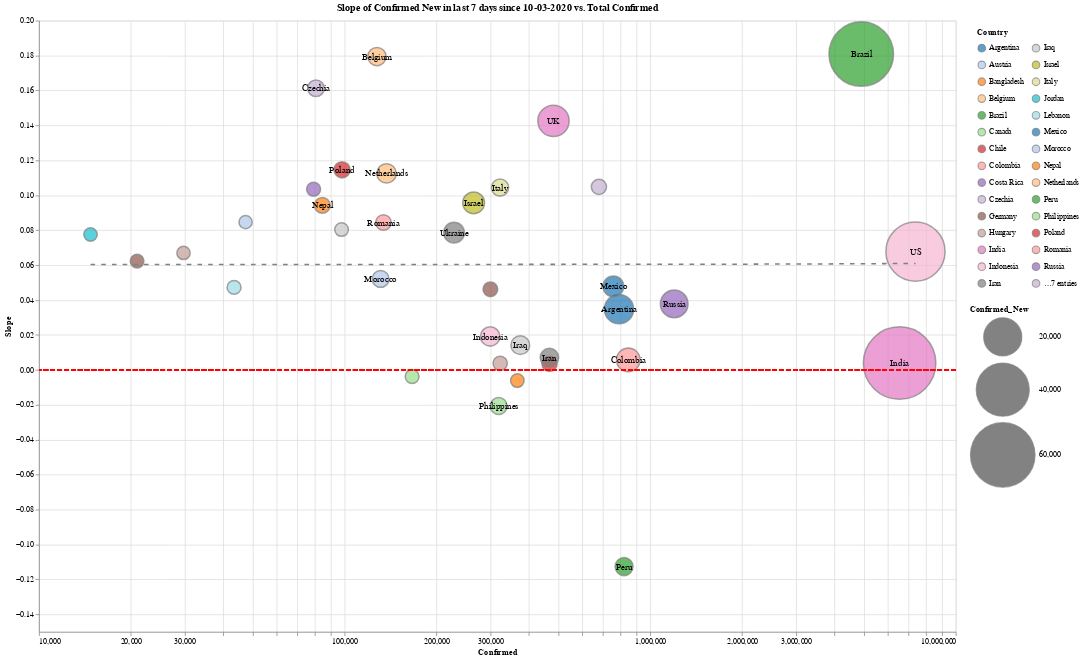

This figure's notebook cell:
### Markdown cell above
# Country Level

### Code cell
slope_chart(country_level, 'Country', 0, xscale='log', limit=1000, scale=3, window=7).properties(
    width=1200,
    height=800
).interactive()

### Figure 1 — Vega-Lite specification as saved in the notebook (floating-point values rounded to 4 significant figures)
{"config": {"view": {"continuousWidth": 400, "continuousHeight": 300}}, "layer": [{"mark": {"type": "point", "filled": true, "stroke": "grey"}, "encoding": {"color": {"type": "nominal", "field": "Country", "legend": {"clipHeight": 20, "columns": 2, "padding": 10}, "scale": {"scheme": "category20"}}, "size": {"type": "quantitative", "field": "Confirmed_New", "scale": {"domain": [1058.0, 75830.0], "range": [300, 9000]}}, "tooltip": [{"type": "nominal", "field": "Country"}, {"type": "quantitative", "field": "Confirmed"}, {"type": "quantitative", "field": "Slope"}, {"type": "quantitative", "field": "Confirmed_New"}], "x": {"type": "quantitative", "axis": {"offset": 0}, "field": "Confirmed", "scale": {"type": "log"}}, "y": {"type": "quantitative", "axis": {"title": "Slope"}, "field": "Slope"}}, "selection": {"selector001": {"type": "interval", "bind": "scales", "encodings": ["x", "y"]}}, "title": "Slope of Confirmed New in last 7 days since 10-03-2020 vs. Total Confirmed"}, {"mark": "text", "encoding": {"color": {"value": "black"}, "size": {"value": 12}, "text": {"type": "nominal", "field": "Country"}, "tooltip": [{"type": "nominal", "field": "Country"}, {"type": "quantitative", "field": "Confirmed"}, {"type": "quantitative", "field": "Slope"}, {"type": "quantitative", "field": "Confirmed_New"}], "x": {"type": "quantitative", "axis": {"offset": 0}, "field": "Confirmed", "scale": {"type": "log"}}, "y": {"type": "quantitative", "axis": {"title": "Slope"}, "field": "Slope"}}, "title": "Slope of Confirmed New in last 7 days since 10-03-2020 vs. Total Confirmed", "transform": [{"filter": "(datum['Confirmed_New'] > 2000)"}]}, {"mark": {"type": "line", "strokeDash": [6, 8]}, "encoding": {"color": {"value": "grey"}, "size": {"value": 2}, "tooltip": [{"type": "nominal", "field": "Country"}, {"type": "quantitative", "field": "Confirmed"}, {"type": "quantitative", "field": "Slope"}, {"type": "quantitative", "field": "Confirmed_New"}], "x": {"type": "quantitative", "axis": {"offset": 0}, "field": "Confirmed", "scale": {"type": "log"}}, "y": {"type": "quantitative", "axis": {"title": "Slope"}, "field": "Slope"}}, "title": "Slope of Confirmed New in last 7 days since 10-03-2020 vs. Total Confirmed", "transform": [{"on": "Confirmed", "regression": "Slope", "method": "poly", "order": 1}]}, {"mark": {"type": "rule", "color": "red", "strokeDash": [6, 3]}, "encoding": {"y": {"type": "quantitative", "axis": {"title": ""}, "field": "a"}}, "transform": [{"calculate": "0", "as": "a"}]}], "data": {"name": "data-0781e33b410ad4e933e4d9db4e53aa14"}, "height": 800, "width": 1200, "$schema": "https://vega.github.io/schema/vega-lite/v4.8.1.json", "datasets": {"data-0781e33b410ad4e933e4d9db4e53aa14": [{"Country": "Argentina", "Date": "10-03-2020", "Confirmed": 790800.0, "Deaths": 20800.0, "Recovered": 626100.0, "Confirmed_New": 11130.0, "Deaths_New": 196.0, "Recovered_New": 11600.0, "Active": 143900.0, "Slope": 0.03478}, {"Country": "Austria", "Date": "10-03-2020", "Confirmed": 47430.0, "Deaths": 809.0, "Recovered": 38040.0, "Confirmed_New": 1058.0, "Deaths_New": 6.0, "Recovered_New": 859.0, "Active": 8578.0, "Slope": 0.0846}, {"Country": "Bangladesh", "Date": "10-03-2020", "Confirmed": 367600.0, "Deaths": 5325.0, "Recovered": 280100.0, "Confirmed_New": 1182.0, "Deaths_New": 20.0, "Recovered_New": 1442.0, "Active": 82170.0, "Slope": -0.006129}, {"Country": "Belgium", "Date": "10-03-2020", "Confirmed": 127600.0, "Deaths": 10040.0, "Recovered": 19640.0, "Confirmed_New": 3389.0, "Deaths_New": 7.0, "Recovered_New": 124.0, "Active": 97930.0, "Slope": 0.1794}, {"Country": "Brazil", "Date": "10-03-2020", "Confirmed": 4907000.0, "Deaths": 146000.0, "Recovered": 4361000.0, "Confirmed_New": 59740.0, "Deaths_New": 1307.0, "Recovered_New": 61450.0, "Active": 399700.0, "Slope": 0.1809}, {"Country": "Canada", "Date": "10-03-2020", "Confirmed": 166400.0, "Deaths": 9488.0, "Recovered": 140700.0, "Confirmed_New": 1306.0, "Deaths_New": 22.0, "Recovered_New": 894.0, "Active": 16160.0, "Slope": -0.003811}, {"Country": "Chile", "Date": "10-03-2020", "Confirmed": 468500.0, "Deaths": 12920.0, "Recovered": 440900.0, "Confirmed_New": 1881.0, "Deaths_New": 52.0, "Recovered_New": 1274.0, "Active": 14670.0, "Slope": 0.003437}, {"Country": "Colombia", "Date": "10-03-2020", "Confirmed": 848100.0, "Deaths": 26560.0, "Recovered": 757800.0, "Confirmed_New": 6615.0, "Deaths_New": 159.0, "Recovered_New": 3848.0, "Active": 63790.0, "Slope": 0.005732}, {"Country": "Costa Rica", "Date": "10-03-2020", "Confirmed": 79180.0, "Deaths": 950.0, "Recovered": 45010.0, "Confirmed_New": 1353.0, "Deaths_New": 20.0, "Recovered_New": 2386.0, "Active": 33220.0, "Slope": 0.1035}, {"Country": "Czechia", "Date": "10-03-2020", "Confirmed": 80600.0, "Deaths": 711.0, "Recovered": 39070.0, "Confirmed_New": 2554.0, "Deaths_New": 12.0, "Recovered_New": 4041.0, "Active": 40820.0, "Slope": 0.1613}, {"Country": "Germany", "Date": "10-03-2020", "Confirmed": 300000.0, "Deaths": 9531.0, "Recovered": 260900.0, "Confirmed_New": 1653.0, "Deaths_New": 13.0, "Recovered_New": 1194.0, "Active": 29580.0, "Slope": 0.04613}, {"Country": "Hungary", "Date": "10-03-2020", "Confirmed": 29720.0, "Deaths": 812.0, "Recovered": 6824.0, "Confirmed_New": 1086.0, "Deaths_New": 14.0, "Recovered_New": 475.0, "Active": 22080.0, "Slope": 0.06697}, {"Country": "India", "Date": "10-03-2020", "Confirmed": 6549000.0, "Deaths": 101800.0, "Recovered": 5510000.0, "Confirmed_New": 75830.0, "Deaths_New": 940.0, "Recovered_New": 82260.0, "Active": 937600.0, "Slope": 0.003911}, {"Country": "Indonesia", "Date": "10-03-2020", "Confirmed": 299500.0, "Deaths": 11060.0, "Recovered": 225100.0, "Confirmed_New": 4007.0, "Deaths_New": 83.0, "Recovered_New": 3712.0, "Active": 63400.0, "Slope": 0.01915}, {"Country": "Iran", "Date": "10-03-2020", "Confirmed": 468100.0, "Deaths": 26750.0, "Recovered": 387700.0, "Confirmed_New": 3523.0, "Deaths_New": 179.0, "Recovered_New": 2411.0, "Active": 53700.0, "Slope": 0.007054}, {"Country": "Iraq", "Date": "10-03-2020", "Confirmed": 375900.0, "Deaths": 9347.0, "Recovered": 303700.0, "Confirmed_New": 3672.0, "Deaths_New": 49.0, "Recovered_New": 3861.0, "Active": 62920.0, "Slope": 0.01417}, {"Country": "Israel", "Date": "10-03-2020", "Confirmed": 264400.0, "Deaths": 1682.0, "Recovered": 191300.0, "Confirmed_New": 5523.0, "Deaths_New": 49.0, "Recovered_New": 6129.0, "Active": 71510.0, "Slope": 0.09566}, {"Country": "Italy", "Date": "10-03-2020", "Confirmed": 322800.0, "Deaths": 35970.0, "Recovered": 231200.0, "Confirmed_New": 2843.0, "Deaths_New": 27.0, "Recovered_New": 1247.0, "Active": 55570.0, "Slope": 0.1044}, {"Country": "Jordan", "Date": "10-03-2020", "Confirmed": 14750.0, "Deaths": 88.0, "Recovered": 5101.0, "Confirmed_New": 1099.0, "Deaths_New": 9.0, "Recovered_New": 172.0, "Active": 9560.0, "Slope": 0.07754}, {"Country": "Lebanon", "Date": "10-03-2020", "Confirmed": 43490.0, "Deaths": 398.0, "Recovered": 19260.0, "Confirmed_New": 1321.0, "Deaths_New": 12.0, "Recovered_New": 520.0, "Active": 23840.0, "Slope": 0.04723}, {"Country": "Mexico", "Date": "10-03-2020", "Confirmed": 758000.0, "Deaths": 78880.0, "Recovered": 638000.0, "Confirmed_New": 4863.0, "Deaths_New": 388.0, "Recovered_New": 4187.0, "Active": 41080.0, "Slope": 0.04783}, {"Country": "Morocco", "Date": "10-03-2020", "Confirmed": 131200.0, "Deaths": 2293.0, "Recovered": 108700.0, "Confirmed_New": 2663.0, "Deaths_New": 30.0, "Recovered_New": 2643.0, "Active": 20250.0, "Slope": 0.05211}, {"Country": "Nepal", "Date": "10-03-2020", "Confirmed": 84570.0, "Deaths": 528.0, "Recovered": 62740.0, "Confirmed_New": 2120.0, "Deaths_New": 8.0, "Recovered_New": 2044.0, "Active": 21300.0, "Slope": 0.09425}, {"Country": "Netherlands", "Date": "10-03-2020", "Confirmed": 137200.0, "Deaths": 6503.0, "Recovered": 4305.0, "Confirmed_New": 4028.0, "Deaths_New": 21.0, "Recovered_New": 98.0, "Active": 126400.0, "Slope": 0.1125}, {"Country": "Peru", "Date": "10-03-2020", "Confirmed": 821600.0, "Deaths": 32610.0, "Recovered": 695600.0, "Confirmed_New": 3267.0, "Deaths_New": 74.0, "Recovered_New": 5117.0, "Active": 93310.0, "Slope": -0.1126}, {"Country": "Philippines", "Date": "10-03-2020", "Confirmed": 319300.0, "Deaths": 5678.0, "Recovered": 255000.0, "Confirmed_New": 2652.0, "Deaths_New": 62.0, "Recovered_New": 429.0, "Active": 58610.0, "Slope": -0.02067}, {"Country": "Poland", "Date": "10-03-2020", "Confirmed": 98140.0, "Deaths": 2604.0, "Recovered": 72210.0, "Confirmed_New": 2367.0, "Deaths_New": 34.0, "Recovered_New": 856.0, "Active": 23330.0, "Slope": 0.1146}, {"Country": "Romania", "Date": "10-03-2020", "Confirmed": 134100.0, "Deaths": 4947.0, "Recovered": 107100.0, "Confirmed_New": 2064.0, "Deaths_New": 32.0, "Recovered_New": 1476.0, "Active": 22060.0, "Slope": 0.08439}, {"Country": "Russia", "Date": "10-03-2020", "Confirmed": 1199000.0, "Deaths": 21150.0, "Recovered": 972200.0, "Confirmed_New": 9735.0, "Deaths_New": 172.0, "Recovered_New": 5525.0, "Active": 205300.0, "Slope": 0.0378}, {"Country": "South Africa", "Date": "10-03-2020", "Confirmed": 679700.0, "Deaths": 16940.0, "Recovered": 612800.0, "Confirmed_New": 1883.0, "Deaths_New": 29.0, "Recovered_New": 1719.0, "Active": 50020.0, "Slope": 0.1048}, {"Country": "Tunisia", "Date": "10-03-2020", "Confirmed": 20940.0, "Deaths": 276.0, "Recovered": 5032.0, "Confirmed_New": 1223.0, "Deaths_New": 5.0, "Recovered_New": 0.0, "Active": 15640.0, "Slope": 0.06231}, {"Country": "Turkey", "Date": "10-03-2020", "Confirmed": 323000.0, "Deaths": 8384.0, "Recovered": 283900.0, "Confirmed_New": 1502.0, "Deaths_New": 59.0, "Recovered_New": 1211.0, "Active": 30760.0, "Slope": 0.003743}, {"Country": "UK", "Date": "10-03-2020", "Confirmed": 482700.0, "Deaths": 42410.0, "Recovered": 2396.0, "Confirmed_New": 12880.0, "Deaths_New": 49.0, "Recovered_New": 7.0, "Active": 437900.0, "Slope": 0.1426}, {"Country": "US", "Date": "10-03-2020", "Confirmed": 7382000.0, "Deaths": 209400.0, "Recovered": 2897000.0, "Confirmed_New": 50040.0, "Deaths_New": 687.0, "Recovered_New": 23950.0, "Active": 4276000.0, "Slope": 0.06776}, {"Country": "Ukraine", "Date": "10-03-2020", "Confirmed": 228200.0, "Deaths": 4451.0, "Recovered": 102300.0, "Confirmed_New": 4785.0, "Deaths_New": 94.0, "Recovered_New": 2184.0, "Active": 121400.0, "Slope": 0.07859}, {"Country": "United Arab Emirates", "Date": "10-03-2020", "Confirmed": 97760.0, "Deaths": 426.0, "Recovered": 87120.0, "Confirmed_New": 1231.0, "Deaths_New": 2.0, "Recovered_New": 1051.0, "Active": 10210.0, "Slope": 0.08039}]}}
